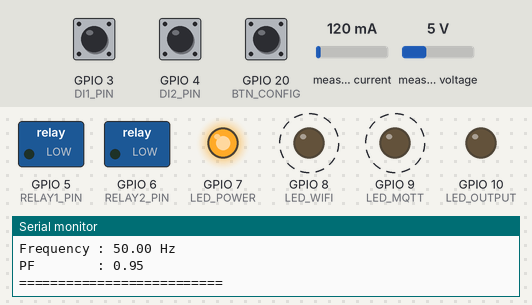
Bench run of a program on a simulated ESP32-C3. Parts: switched loads named in the program (green lamp = pin HIGH), output pins drawn as LEDs (lit = HIGH), the last lines printed to the serial monitor. Dashed ring = blinking. The test bench sets the inputs (shaded band); at power-on: GPIO 3 (DI1_PIN) HIGH, GPIO 4 (DI2_PIN) HIGH, GPIO 20 (BTN_CONFIG) HIGH, measured current 120 mA, measured voltage 5 V.

Above: at 1.2 s.
1.3 s: GPIO 3 (DI1_PIN) pulled LOW for 0.15 s
At 1.43 s:
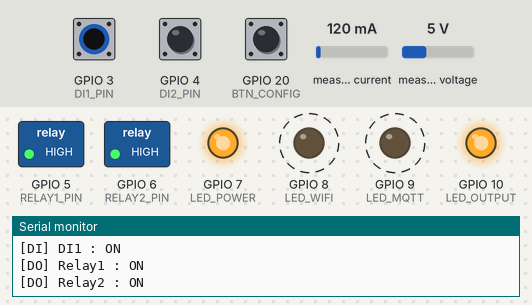
4.3 s: GPIO 3 (DI1_PIN) pulled LOW for 1 s
At 7.1 s:
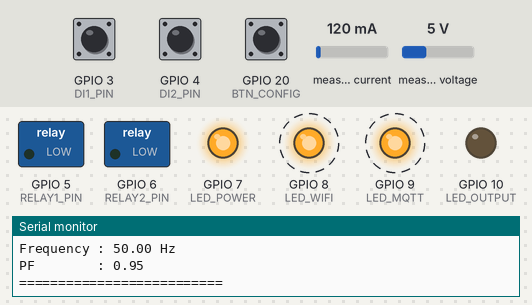
7.3 s: GPIO 3 (DI1_PIN) pulled LOW for 3.2 s
At 8.2 s:
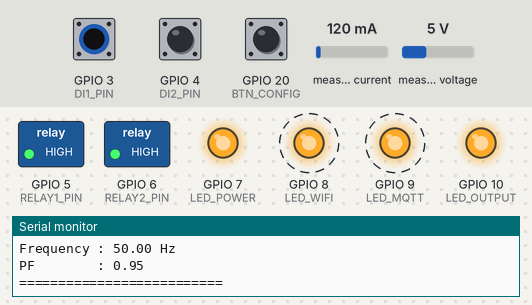
12.0 s: GPIO 3 (DI1_PIN) pulled LOW for 3.2 s
At 16.3 s:
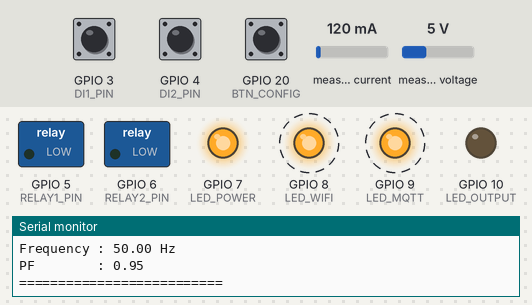
16.8 s: GPIO 3 (DI1_PIN) pulled LOW for 0.15 s
At 17.3 s:
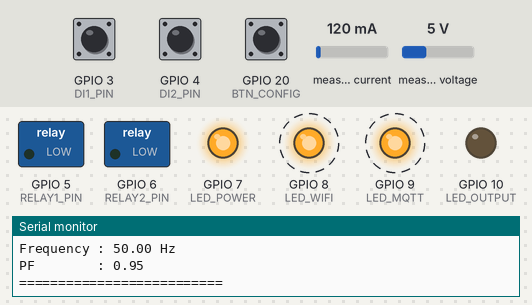
19.8 s: GPIO 3 (DI1_PIN) pulled LOW for 0.15 s
At 20.5 s:
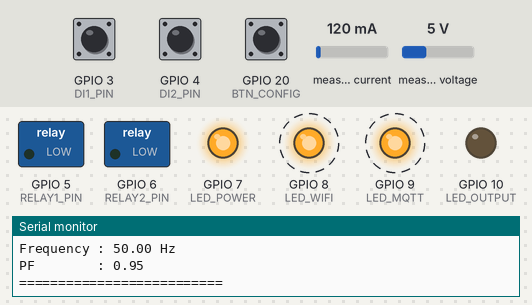
Timing chart, 0 to 23.8 s (numbered marks = the images above; inputs shaded):
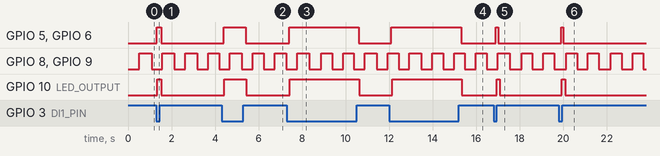

Measured:
- after the input at 1.3 s, GPIO 5 (RELAY1_PIN), GPIO 6 (RELAY2_PIN), GPIO 10 (LED_OUTPUT): LOW → HIGH at once, → LOW 0.20 s later
- after the input at 4.3 s, GPIO 5 (RELAY1_PIN), GPIO 6 (RELAY2_PIN): LOW → HIGH after 0.10 s, → LOW 1.0 s later; GPIO 10 (LED_OUTPUT): LOW → HIGH after 0.13 s, → LOW 1.0 s later
- after the input at 7.3 s, GPIO 5 (RELAY1_PIN), GPIO 6 (RELAY2_PIN): LOW → HIGH after 0.10 s, → LOW 3.2 s later; GPIO 10 (LED_OUTPUT): LOW → HIGH after 0.13 s, → LOW 3.2 s later
- after the input at 12.0 s, GPIO 5 (RELAY1_PIN), GPIO 6 (RELAY2_PIN): LOW → HIGH after 0.10 s, → LOW 3.2 s later; GPIO 10 (LED_OUTPUT): LOW → HIGH after 0.13 s, → LOW 3.2 s later
- after the input at 16.8 s, GPIO 5 (RELAY1_PIN), GPIO 6 (RELAY2_PIN): LOW → HIGH after 0.10 s, → LOW 0.10 s later; GPIO 10 (LED_OUTPUT): LOW → HIGH after 0.13 s, → LOW 0.15 s later
- after the input at 19.8 s, GPIO 5 (RELAY1_PIN), GPIO 6 (RELAY2_PIN): LOW → HIGH after 0.10 s, → LOW 0.10 s later; GPIO 10 (LED_OUTPUT): LOW → HIGH after 0.13 s, → LOW 0.15 s later
- by itself, GPIO 8 (LED_WIFI), GPIO 9 (LED_MQTT): alternates HIGH for 0.50 s and LOW for 0.50 s

The program:

main.cpp
```cpp
#include <Arduino.h>

#include "scheduler.h"

#include "button_task.h"
#include "led_task.h"
#include "protection.h"

#include "io_task.h"
#include "relay_task.h"
#include "pzem_task.h"

void setup()
{
    Serial.begin(115200);

    PZEM_Init();
    IO_Init();
    Relay_Init();
    Button_Init();
    LED_Init();

    Scheduler_Init();

    Serial.println();
    Serial.println("EMS Ecosystem Prototype");
}

void loop()
{
    Scheduler_Run();
}
```

button_task.h
```cpp
#ifndef BUTTON_TASK_H
#define BUTTON_TASK_H

#include <Arduino.h>

void Button_Init();
void Button_Task();

bool Button_IsPressed();
bool Button_ShortPress();
bool Button_LongPress();
bool Button_FactoryReset();

#endif
```

globals.h
```cpp
#ifndef GLOBALS_H
#define GLOBALS_H

struct ElectricalData
{
    float voltage = 0;
    float current = 0;
    float power = 0;
    float energy = 0;
    float frequency = 0;
    float pf = 0;
};

extern ElectricalData Meter;

//=====================================

struct DigitalInput
{
    bool di1 = false;
    bool di2 = false;
};

extern DigitalInput Input;

//=====================================

struct RelayOutput
{
    bool relay1 = false;
    bool relay2 = false;
};

extern RelayOutput Output;

//=====================================

struct SystemStatus
{
    bool wifiConnected = false;
    bool mqttConnected = false;
    bool configMode = false;
};

extern SystemStatus Status;

#endif
```

io_task.h
```cpp
#ifndef IO_TASK_H
#define IO_TASK_H

void IO_Init();
void IO_Task();

#endif
```

led_task.h
```cpp
#ifndef LED_TASK_H
#define LED_TASK_H

void LED_Init();
void LED_Task();

#endif
```

protection.h
```cpp
#ifndef PROTECTION_H
#define PROTECTION_H

void Protection_Init();
void Protection_Task();

#endif
```

pzem_task.h
```cpp
#ifndef PZEM_TASK_H
#define PZEM_TASK_H

void PZEM_Init();
void PZEM_Task();

#endif
```

relay_task.h
```cpp
#ifndef RELAY_TASK_H
#define RELAY_TASK_H

void Relay_Init();
void Relay_Task();

#endif
```

scheduler.h
```cpp
#ifndef SCHEDULER_H
#define SCHEDULER_H

void Scheduler_Init();
void Scheduler_Run();

#endif
```

button_task.cpp
```cpp
#include "button_task.h"
#include "config.h"

static bool buttonState = HIGH;
static bool lastButtonState = HIGH;

static bool shortPressFlag = false;
static bool longPressFlag = false;
static bool factoryResetFlag = false;

static unsigned long pressStartTime = 0;
static unsigned long debounceTime = 0;

const uint16_t DEBOUNCE_DELAY = 50;
const uint16_t LONG_PRESS_TIME = 3000;
const uint16_t FACTORY_RESET_TIME = 10000;

void Button_Init()
{
    pinMode(BTN_CONFIG, INPUT_PULLUP);
}

void Button_Task()
{
    bool reading = digitalRead(BTN_CONFIG);

    // Debounce
    if (reading != lastButtonState)
    {
        debounceTime = millis();
    }

    if ((millis() - debounceTime) > DEBOUNCE_DELAY)
    {
        if (reading != buttonState)
        {
            buttonState = reading;

            //---------------------------------
            // Tombol ditekan
            //---------------------------------
            if (buttonState == LOW)
            {
                pressStartTime = millis();

                longPressFlag = false;
                factoryResetFlag = false;
            }

            //---------------------------------
            // Tombol dilepas
            //---------------------------------
            else
            {
                unsigned long pressDuration = millis() - pressStartTime;

                if (pressDuration < LONG_PRESS_TIME)
                {
                    shortPressFlag = true;
                }
            }
        }
    }

    //---------------------------------
    // Long Press
    //---------------------------------

    if (buttonState == LOW)
    {
        unsigned long duration = millis() - pressStartTime;

        if ((duration >= LONG_PRESS_TIME) && !longPressFlag)
        {
            longPressFlag = true;
        }

        if ((duration >= FACTORY_RESET_TIME) && !factoryResetFlag)
        {
            factoryResetFlag = true;
        }
    }

    lastButtonState = reading;
}

bool Button_IsPressed()
{
    return (buttonState == LOW);
}

bool Button_ShortPress()
{
    if (shortPressFlag)
    {
        shortPressFlag = false;
        return true;
    }

    return false;
}

bool Button_LongPress()
{
    if (longPressFlag)
    {
        longPressFlag = false;
        return true;
    }

    return false;
}

bool Button_FactoryReset()
{
    if (factoryResetFlag)
    {
        factoryResetFlag = false;
        return true;
    }

    return false;
}
```

globals.cpp
```cpp
#include "globals.h"

ElectricalData Meter;

DigitalInput Input;

RelayOutput Output;

SystemStatus Status;
```

io_task.cpp
```cpp
#include "io_task.h"

#include <Arduino.h>

#include "config.h"
#include "globals.h"

//======================================================
// Last State
//======================================================

static bool lastDI1 = false;
static bool lastDI2 = false;

//======================================================

void IO_Init()
{
    pinMode(DI1_PIN, INPUT_PULLUP);
    pinMode(DI2_PIN, INPUT_PULLUP);

    Input.di1 = false;
    Input.di2 = false;

    lastDI1 = false;
    lastDI2 = false;

    Serial.println("Digital Input Initialized");
}

//======================================================

void IO_Task()
{
    //----------------------------------------
    // Read Input
    //----------------------------------------

    Input.di1 = !digitalRead(DI1_PIN);
    Input.di2 = !digitalRead(DI2_PIN);

    //----------------------------------------
    // Debug jika berubah
    //----------------------------------------

    if (Input.di1 != lastDI1)
    {
        Serial.print("[DI] DI1 : ");
        Serial.println(Input.di1 ? "ON" : "OFF");

        lastDI1 = Input.di1;
    }

    if (Input.di2 != lastDI2)
    {
        Serial.print("[DI] DI2 : ");
        Serial.println(Input.di2 ? "ON" : "OFF");

        lastDI2 = Input.di2;
    }
}
```

led_task.cpp
```cpp
#include "led_task.h"

#include <Arduino.h>

#include "config.h"
#include "globals.h"

//======================================================
// Blink Timer
//======================================================

static unsigned long blinkTimer = 0;
static bool blinkState = false;

const uint16_t BLINK_INTERVAL = 500;

//======================================================

void LED_Init()
{
    pinMode(LED_POWER, OUTPUT);
    pinMode(LED_WIFI, OUTPUT);
    pinMode(LED_MQTT, OUTPUT);
    pinMode(LED_OUTPUT, OUTPUT);

    digitalWrite(LED_POWER, HIGH);
    digitalWrite(LED_WIFI, LOW);
    digitalWrite(LED_MQTT, LOW);
    digitalWrite(LED_OUTPUT, LOW);
}

//======================================================

void LED_Task()
{
    unsigned long now = millis();

    //----------------------------------------
    // Blink Generator
    //----------------------------------------

    if (now - blinkTimer >= BLINK_INTERVAL)
    {
        blinkTimer = now;
        blinkState = !blinkState;
    }

    //----------------------------------------
    // POWER
    //----------------------------------------

    digitalWrite(LED_POWER, HIGH);

    //----------------------------------------
    // WIFI
    //----------------------------------------

    if (Status.wifiConnected)
    {
        digitalWrite(LED_WIFI, HIGH);
    }
    else
    {
        digitalWrite(LED_WIFI, blinkState);
    }

    //----------------------------------------
    // MQTT
    //----------------------------------------

    if (Status.mqttConnected)
    {
        digitalWrite(LED_MQTT, HIGH);
    }
    else
    {
        digitalWrite(LED_MQTT, blinkState);
    }

    //----------------------------------------
    // OUTPUT
    //----------------------------------------

    if (Output.relay1 || Output.relay2)
    {
        digitalWrite(LED_OUTPUT, HIGH);
    }
    else
    {
        digitalWrite(LED_OUTPUT, LOW);
    }
}
```

protection.cpp
```cpp
#include "protection.h"

#include <Arduino.h>

#include "globals.h"

//======================================================
// Protection Setting
//======================================================

static const float OVER_VOLTAGE  = 250.0f;
static const float UNDER_VOLTAGE = 180.0f;
static const float OVER_CURRENT  = 10.0f;

//======================================================

void Protection_Init()
{
}

//======================================================

void Protection_Task()
{
    //--------------------------------------------------
    // Default
    //--------------------------------------------------

    Output.relay1 = false;
    Output.relay2 = false;

    //--------------------------------------------------
    // Valid Data ?
    //--------------------------------------------------

    if (isnan(Meter.voltage))
        return;

    if (isnan(Meter.current))
        return;

    //--------------------------------------------------
    // Over Voltage
    //--------------------------------------------------

    if (Meter.voltage > OVER_VOLTAGE)
        return;

    //--------------------------------------------------
    // Under Voltage
    //--------------------------------------------------

    if (Meter.voltage < UNDER_VOLTAGE)
        return;

    //--------------------------------------------------
    // Over Current
    //--------------------------------------------------

    if (Meter.current > OVER_CURRENT)
        return;

    //--------------------------------------------------
    // Digital Input Interlock
    //--------------------------------------------------

    if (!Input.di1)
        return;

    //--------------------------------------------------
    // Semua kondisi aman
    //--------------------------------------------------

    Output.relay1 = true;
    Output.relay2 = true;
}
```

pzem_task.cpp
```cpp
#include "pzem_task.h"

#include <Arduino.h>
#include <PZEM004Tv30.h>

#include "config.h"
#include "globals.h"

//======================================================
// Hardware Serial
//======================================================

HardwareSerial PZEMSerial(1);
PZEM004Tv30 pzem(PZEMSerial, PZEM_RX_PIN, PZEM_TX_PIN);

//======================================================

void PZEM_Init()
{
    Serial.println();
    Serial.println("=================================");
    Serial.println("PZEM Initialize");
    Serial.println("=================================");
}

//======================================================

void PZEM_Task()
{
    float voltage = pzem.voltage();
    float current = pzem.current();
    float power = pzem.power();
    float energy = pzem.energy();
    float frequency = pzem.frequency();
    float pf = pzem.pf();

    //--------------------------------------------------
    // Update hanya jika data valid
    //--------------------------------------------------

    if (!isnan(voltage))
        Meter.voltage = voltage;

    if (!isnan(current))
        Meter.current = current;

    if (!isnan(power))
        Meter.power = power;

    if (!isnan(energy))
        Meter.energy = energy;

    if (!isnan(frequency))
        Meter.frequency = frequency;

    if (!isnan(pf))
        Meter.pf = pf;

    //--------------------------------------------------
    // Debug Serial
    //--------------------------------------------------

    Serial.println();
    Serial.println("========== PZEM ==========");

    Serial.print("Voltage   : ");
    Serial.print(Meter.voltage);
    Serial.println(" V");

    Serial.print("Current   : ");
    Serial.print(Meter.current);
    Serial.println(" A");

    Serial.print("Power     : ");
    Serial.print(Meter.power);
    Serial.println(" W");

    Serial.print("Energy    : ");
    Serial.print(Meter.energy);
    Serial.println(" kWh");

    Serial.print("Frequency : ");
    Serial.print(Meter.frequency);
    Serial.println(" Hz");

    Serial.print("PF        : ");
    Serial.println(Meter.pf);

    Serial.println("==========================");
}
```

relay_task.cpp
```cpp
#include "relay_task.h"

#include <Arduino.h>

#include "config.h"
#include "globals.h"

//======================================================
// Last State
//======================================================

static bool lastRelay1 = false;
static bool lastRelay2 = false;

//======================================================

void Relay_Init()
{
    pinMode(RELAY1_PIN, OUTPUT);
    pinMode(RELAY2_PIN, OUTPUT);

    digitalWrite(RELAY1_PIN, LOW);
    digitalWrite(RELAY2_PIN, LOW);

    Output.relay1 = false;
    Output.relay2 = false;

    Serial.println("Relay Initialized");
}

//======================================================

void Relay_Task()
{
    //----------------------------------------
    // Update Relay
    //----------------------------------------

    digitalWrite(RELAY1_PIN, Output.relay1);
    digitalWrite(RELAY2_PIN, Output.relay2);

    //----------------------------------------
    // Debug jika berubah
    //----------------------------------------

    if (Output.relay1 != lastRelay1)
    {
        Serial.print("[DO] Relay1 : ");
        Serial.println(Output.relay1 ? "ON" : "OFF");

        lastRelay1 = Output.relay1;
    }

    if (Output.relay2 != lastRelay2)
    {
        Serial.print("[DO] Relay2 : ");
        Serial.println(Output.relay2 ? "ON" : "OFF");

        lastRelay2 = Output.relay2;
    }
}
```

scheduler.cpp
```cpp
#include <Arduino.h>

#include "scheduler.h"

#include "pzem_task.h"
#include "io_task.h"
#include "relay_task.h"
#include "button_task.h"
#include "led_task.h"
#include "protection.h"

//======================================================
// Scheduler Timer
//======================================================

static unsigned long timerButton = 0;
static unsigned long timerIO = 0;
static unsigned long timerRelay = 0;
static unsigned long timerLED = 0;
static unsigned long timerProtection = 0;
static unsigned long timerPZEM = 0;

//======================================================
// Scheduler Interval
//======================================================

const uint32_t BUTTON_INTERVAL      = 20;
const uint32_t IO_INTERVAL          = 20;
const uint32_t RELAY_INTERVAL       = 20;
const uint32_t LED_INTERVAL         = 50;
const uint32_t PROTECTION_INTERVAL  = 100;
const uint32_t PZEM_INTERVAL        = 1000;

//======================================================

void Scheduler_Init()
{
    timerButton = millis();
    timerIO = millis();
    timerRelay = millis();
    timerLED = millis();
    timerProtection = millis();
    timerPZEM = millis();
}

//======================================================

void Scheduler_Run()
{
    unsigned long now = millis();

    //---------------- Button ----------------
    if (now - timerButton >= BUTTON_INTERVAL)
    {
        timerButton = now;
        Button_Task();
    }

    //---------------- Digital Input ----------------
    if (now - timerIO >= IO_INTERVAL)
    {
        timerIO = now;
        IO_Task();
    }

    //---------------- Relay ----------------
    if (now - timerRelay >= RELAY_INTERVAL)
    {
        timerRelay = now;
        Relay_Task();
    }

    //---------------- LED ----------------
    if (now - timerLED >= LED_INTERVAL)
    {
        timerLED = now;
        LED_Task();
    }

    //---------------- Protection ----------------
    if (now - timerProtection >= PROTECTION_INTERVAL)
    {
        timerProtection = now;
        Protection_Task();
    }

    //---------------- PZEM ----------------
    if (now - timerPZEM >= PZEM_INTERVAL)
    {
        timerPZEM = now;
        PZEM_Task();
    }
}
```

config.h
```cpp
#ifndef CONFIG_H
#define CONFIG_H

//=====================
// PZEM
//=====================
#define PZEM_RX_PIN        0
#define PZEM_TX_PIN        2

//=====================
// DIGITAL INPUT
//=====================
#define DI1_PIN            3
#define DI2_PIN            4

//=====================
// RELAY OUTPUT
//=====================
#define RELAY1_PIN         5
#define RELAY2_PIN         6

//=====================
// LED INDICATOR
//=====================
#define LED_POWER          7
#define LED_WIFI           8
#define LED_MQTT           9
#define LED_OUTPUT         10

//=====================
// BUTTON
//=====================
#define BTN_CONFIG         20

#endif
```
